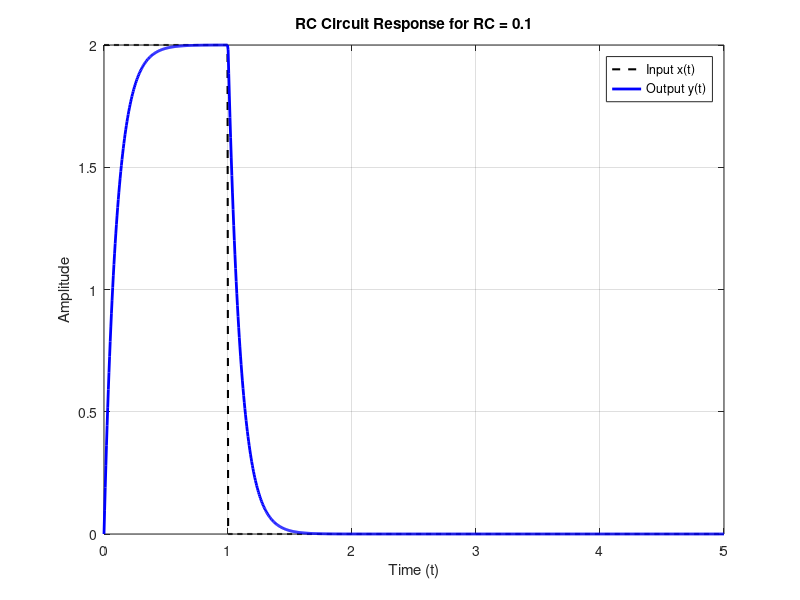
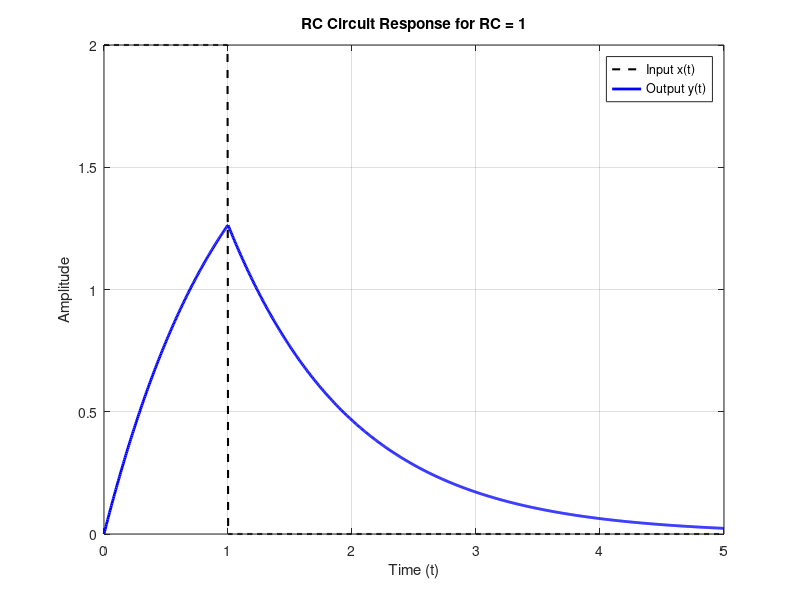

These charts were generated, in order, by the following MATLAB code:
% ELCT 222 --- Computer Assignment 2
% Problem 1: Analytical solution of RC circuit response to a rectangular pulse input

% Define a time vector from 0 to 5 seconds with 100 evenly spaced points.
t = linspace(0, 5, 1000);

% Define the input x(t): a rectangular pulse of height 2 from 
% t = 0 to t = 1
% Use logical indexing: (t >= 0 & t < 1) evaluates to 1 in that interval
% and 0 elsewhere
x = 2 * (t >= 0 & t < 1);

% Define the two RC values to analyze:
% Case 1: RC = 0.1 --> faster system
% Case 2: RC = 1   --> slower system
RC_values = [0.1, 1];

% Preallocate a mtrix to store output responses for each RC case
% Each row of y_outputs will hold y(t) for one RC value
y_outputs = zeros(length(RC_values), length(t));

% Loop over each RC value to compute and plot the corresponding output y(t)
for k = 1:length(RC_values)
    RC = RC_values(k);  % Current RC value

    % Initialize output vector y(t) to all zeros for this case
    y = zeros(size(t));

    % --- FIRST INTERVAL: 0 ≤ t < 1 ---
    % During this time, the input x(t) = 2 (constant)
    % Solve: RC * dy/dt + y = 2
    % Homogeneous solution + particular solution gives:
    % y(t) = 2(1 - exp(-t / RC)) with initla condition y(0) = 0
    idx1 = t < 1;  % Indices where t < 1
    y(idx1) = 2 * (1 - exp(-t(idx1) / RC));

    % --- SECOND INTERVAL: t ≥ 1 ---
    % At t = 1, the input x(t) drops to 0.
    % Now solve: RC * dy/dt + y = 0
    % Use y(1) from the previous step as initial codition for continuity
    y1 = 2 * (1 - exp(-1 / RC));  % This is y(t=1)

    % Output continues as exponential decay:
    % y(t) = y(1) * exp(-(t - 1) / RC) for t ≥ 1
    idx2 = t >= 1;  % Indices where t ≥ 1
    y(idx2) = y1 * exp(-(t(idx2) - 1) / RC);

    % --- PLOTTING ---
    figure;
    plot(t, x, 'k--', 'LineWidth', 1.5); hold on; % Input x(t) in dashed black
    plot(t, y, 'b-', 'LineWidth', 2);  % Output y(t) in solid blue

    % Label and title
    xlabel('Time (t)');
    ylabel('Amplitude');
    title(['RC Circuit Response for RC = ', num2str(RC)]);

    % Legend and grid for clarity
    legend('Input x(t)', 'Output y(t)');
    grid on;
end    

